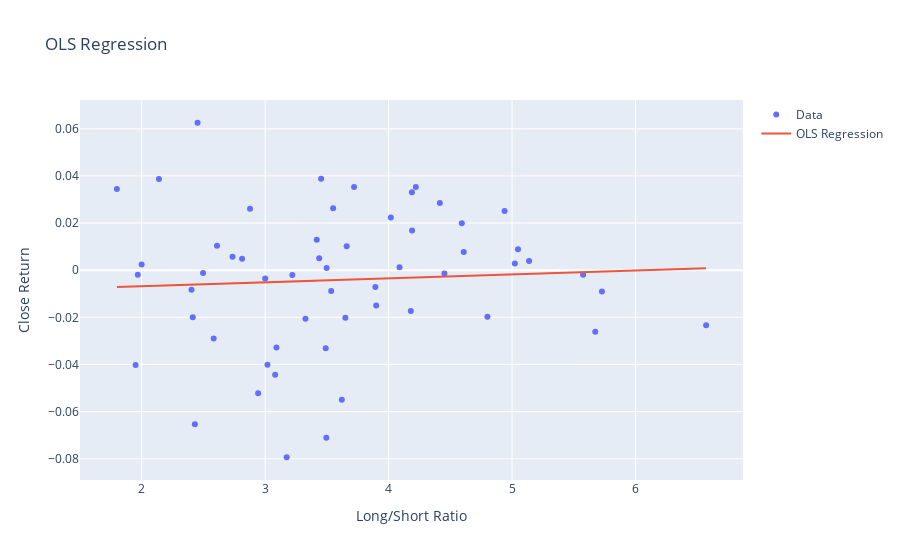

Notebook code for this chart:
### Markdown cell above
[•In summary, based on the results of the OLS regression, we cannot conclude that there is a significant relationship between the Long/Short and Close Return variables in the df_Step3 DataFrame. We may need to consider other factors or variables to better explain the variation in Close Return.]() $\\$
•The R-squared value of the model is 0.004, which is very low.This indicates that the Long/Short variable explains only a small portion of the variation in the Close Return variable, and that there are likely other factors influencing the Close Return that are not captured by the Long/Short variable. $\\$
•The F-statistic of the model is 0.1976 with a corresponding p-value of 0.658. This tests the null hypothesis that all the coefficients in the model are zero. Since the p-value is high, we cannot reject the null hypothesis, which means that the Long/Short variable does not have a significant effect on the Close Return variable in this model.

### Code cell
# Generate the scatter plot of the data
fig = go.Figure()
fig.add_trace(go.Scatter(x=X['Long/Short'], y=y, mode='markers', name='Data'))

# Add the regression line to the plot
fig.add_trace(go.Scatter(x=X['Long/Short'], y=model.predict(), mode='lines', name='OLS Regression'))

# Set the axis labels and title
fig.update_layout(xaxis_title='Long/Short Ratio', yaxis_title='Close Return', title='OLS Regression')

# Display the plot
fig.show()

### Figure 1 — Plotly figure (JSON) as saved in the notebook; plotly's stock layout.template omitted (floating-point values rounded to 4 significant figures)
{"data": [{"mode": "markers", "name": "Data", "type": "scatter", "x": [6.572, 4.593, 2.736, 3.081, 2.813, 2.0, 1.799, 1.95, 1.969, 2.61, 4.609, 5.674, 5.576, 5.023, 4.18, 4.801, 4.189, 3.551, 3.9, 3.535, 3.22, 3.621, 3.454, 2.583, 3.001, 3.438, 3.893, 3.661, 3.496, 3.174, 4.939, 5.138, 5.728, 5.048, 4.415, 4.089, 3.65, 3.092, 3.019, 2.878, 2.943, 2.453, 2.404, 2.414, 2.497, 2.431, 2.14, 4.452, 3.72, 3.491, 3.327, 3.498, 4.018, 4.19, 4.221, 3.418], "y": [-0.02336, 0.01994, 0.00565, -0.04435, 0.004886, 0.002381, 0.03449, -0.04028, -0.001923, 0.01041, 0.00773, -0.02614, -0.001898, 0.002788, -0.01735, -0.01975, 0.03309, 0.02629, -0.015, -0.00883, -0.002043, -0.055, 0.03876, -0.02902, -0.003518, 0.005098, -0.007133, 0.01016, -0.07106, -0.07937, 0.02511, 0.00394, -0.008996, 0.00887, 0.02855, 0.001234, -0.02022, -0.03285, -0.04014, 0.02609, -0.05223, 0.06255, -0.008277, -0.02, -0.001211, -0.06539, 0.03871, -0.001386, 0.03528, -0.03317, -0.02061, 0.0008771, 0.02237, 0.01685, 0.03524, 0.01291]}, {"mode": "lines", "name": "OLS Regression", "type": "scatter", "x": [6.572, 4.593, 2.736, 3.081, 2.813, 2.0, 1.799, 1.95, 1.969, 2.61, 4.609, 5.674, 5.576, 5.023, 4.18, 4.801, 4.189, 3.551, 3.9, 3.535, 3.22, 3.621, 3.454, 2.583, 3.001, 3.438, 3.893, 3.661, 3.496, 3.174, 4.939, 5.138, 5.728, 5.048, 4.415, 4.089, 3.65, 3.092, 3.019, 2.878, 2.943, 2.453, 2.404, 2.414, 2.497, 2.431, 2.14, 4.452, 3.72, 3.491, 3.327, 3.498, 4.018, 4.19, 4.221, 3.418], "y": [0.0008608, -0.002464, -0.005585, -0.005004, -0.005454, -0.006821, -0.007158, -0.006904, -0.006873, -0.005796, -0.002438, -0.0006478, -0.0008128, -0.001742, -0.003158, -0.002115, -0.003143, -0.004215, -0.003629, -0.004242, -0.004771, -0.004097, -0.004378, -0.005841, -0.00514, -0.004405, -0.00364, -0.004031, -0.004308, -0.004847, -0.001882, -0.001548, -0.0005568, -0.001699, -0.002763, -0.003312, -0.004048, -0.004986, -0.005109, -0.005346, -0.005236, -0.00606, -0.006142, -0.006126, -0.005985, -0.006097, -0.006586, -0.0027, -0.00393, -0.004316, -0.004592, -0.004304, -0.00343, -0.003141, -0.00309, -0.004438]}], "layout": {"title": {"text": "OLS Regression"}, "xaxis": {"title": {"text": "Long/Short Ratio"}}, "yaxis": {"title": {"text": "Close Return"}}}}
